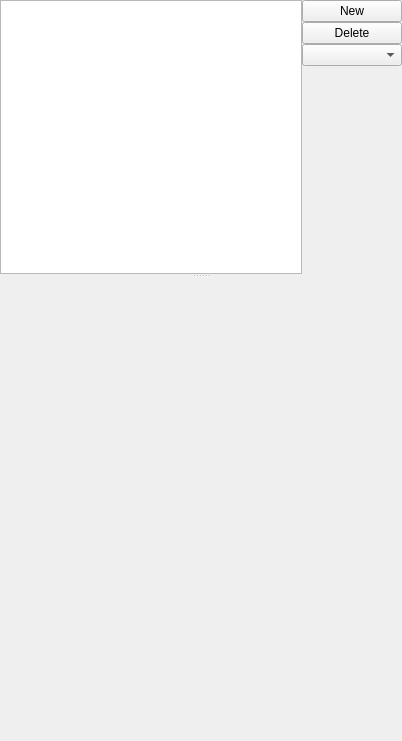
<?xml version="1.0" encoding="UTF-8"?>
<ui version="4.0">
 <class>RenderSelector</class>
 <widget class="QWidget" name="RenderSelector">
  <property name="geometry">
   <rect>
    <x>0</x>
    <y>0</y>
    <width>402</width>
    <height>741</height>
   </rect>
  </property>
  <property name="windowTitle">
   <string>Form</string>
  </property>
  <layout class="QVBoxLayout" name="verticalLayout">
   <property name="spacing">
    <number>5</number>
   </property>
   <property name="leftMargin">
    <number>0</number>
   </property>
   <property name="topMargin">
    <number>0</number>
   </property>
   <property name="rightMargin">
    <number>0</number>
   </property>
   <property name="bottomMargin">
    <number>0</number>
   </property>
   <item>
    <widget class="QSplitter" name="splitter">
     <property name="orientation">
      <enum>Qt::Vertical</enum>
     </property>
     <widget class="QWidget" name="">
      <layout class="QHBoxLayout" name="horizontalLayout_2" stretch="0,0">
       <property name="spacing">
        <number>0</number>
       </property>
       <property name="sizeConstraint">
        <enum>QLayout::SetMinimumSize</enum>
       </property>
       <item>
        <layout class="QVBoxLayout" name="verticalLayout_2" stretch="1">
         <property name="spacing">
          <number>0</number>
         </property>
         <item>
          <widget class="QTableWidget" name="tableWidget">
           <property name="sizePolicy">
            <sizepolicy hsizetype="MinimumExpanding" vsizetype="Maximum">
             <horstretch>0</horstretch>
             <verstretch>0</verstretch>
            </sizepolicy>
           </property>
           <property name="minimumSize">
            <size>
             <width>200</width>
             <height>0</height>
            </size>
           </property>
           <property name="maximumSize">
            <size>
             <width>600</width>
             <height>500</height>
            </size>
           </property>
           <attribute name="horizontalHeaderDefaultSectionSize">
            <number>100</number>
           </attribute>
           <attribute name="horizontalHeaderMinimumSectionSize">
            <number>21</number>
           </attribute>
           <attribute name="verticalHeaderVisible">
            <bool>false</bool>
           </attribute>
          </widget>
         </item>
        </layout>
       </item>
       <item>
        <layout class="QVBoxLayout" name="verticalLayout_3" stretch="0,0,0,1">
         <property name="spacing">
          <number>0</number>
         </property>
         <item>
          <widget class="QPushButton" name="newButton">
           <property name="sizePolicy">
            <sizepolicy hsizetype="Minimum" vsizetype="Fixed">
             <horstretch>0</horstretch>
             <verstretch>0</verstretch>
            </sizepolicy>
           </property>
           <property name="minimumSize">
            <size>
             <width>100</width>
             <height>0</height>
            </size>
           </property>
           <property name="maximumSize">
            <size>
             <width>150</width>
             <height>16777215</height>
            </size>
           </property>
           <property name="text">
            <string>New</string>
           </property>
          </widget>
         </item>
         <item>
          <widget class="QPushButton" name="deleteButton">
           <property name="sizePolicy">
            <sizepolicy hsizetype="Minimum" vsizetype="Fixed">
             <horstretch>0</horstretch>
             <verstretch>0</verstretch>
            </sizepolicy>
           </property>
           <property name="minimumSize">
            <size>
             <width>100</width>
             <height>0</height>
            </size>
           </property>
           <property name="maximumSize">
            <size>
             <width>150</width>
             <height>16777215</height>
            </size>
           </property>
           <property name="text">
            <string>Delete</string>
           </property>
          </widget>
         </item>
         <item>
          <widget class="QComboBox" name="dupCombo">
           <property name="sizePolicy">
            <sizepolicy hsizetype="Minimum" vsizetype="Fixed">
             <horstretch>0</horstretch>
             <verstretch>0</verstretch>
            </sizepolicy>
           </property>
           <property name="minimumSize">
            <size>
             <width>100</width>
             <height>0</height>
            </size>
           </property>
           <property name="maximumSize">
            <size>
             <width>150</width>
             <height>30</height>
            </size>
           </property>
           <property name="focusPolicy">
            <enum>Qt::NoFocus</enum>
           </property>
          </widget>
         </item>
         <item>
          <spacer name="verticalSpacer_2">
           <property name="orientation">
            <enum>Qt::Vertical</enum>
           </property>
           <property name="sizeType">
            <enum>QSizePolicy::Expanding</enum>
           </property>
           <property name="sizeHint" stdset="0">
            <size>
             <width>20</width>
             <height>0</height>
            </size>
           </property>
          </spacer>
         </item>
        </layout>
       </item>
      </layout>
     </widget>
     <widget class="QFrame" name="stackedWidgetFrame">
      <property name="sizePolicy">
       <sizepolicy hsizetype="Expanding" vsizetype="Expanding">
        <horstretch>0</horstretch>
        <verstretch>0</verstretch>
       </sizepolicy>
      </property>
      <property name="minimumSize">
       <size>
        <width>400</width>
        <height>450</height>
       </size>
      </property>
      <property name="frameShape">
       <enum>QFrame::NoFrame</enum>
      </property>
      <property name="frameShadow">
       <enum>QFrame::Raised</enum>
      </property>
      <property name="lineWidth">
       <number>0</number>
      </property>
      <layout class="QHBoxLayout" name="horizontalLayout_4" stretch="0">
       <property name="spacing">
        <number>0</number>
       </property>
       <property name="sizeConstraint">
        <enum>QLayout::SetMaximumSize</enum>
       </property>
       <property name="leftMargin">
        <number>0</number>
       </property>
       <property name="topMargin">
        <number>0</number>
       </property>
       <property name="rightMargin">
        <number>0</number>
       </property>
       <property name="bottomMargin">
        <number>0</number>
       </property>
       <item>
        <widget class="QStackedWidget" name="stackedWidget">
         <property name="sizePolicy">
          <sizepolicy hsizetype="Preferred" vsizetype="Expanding">
           <horstretch>0</horstretch>
           <verstretch>0</verstretch>
          </sizepolicy>
         </property>
         <property name="currentIndex">
          <number>-1</number>
         </property>
        </widget>
       </item>
      </layout>
     </widget>
    </widget>
   </item>
   <item>
    <spacer name="verticalSpacer">
     <property name="orientation">
      <enum>Qt::Vertical</enum>
     </property>
     <property name="sizeType">
      <enum>QSizePolicy::Minimum</enum>
     </property>
     <property name="sizeHint" stdset="0">
      <size>
       <width>20</width>
       <height>13</height>
      </size>
     </property>
    </spacer>
   </item>
  </layout>
 </widget>
 <resources/>
 <connections/>
</ui>
